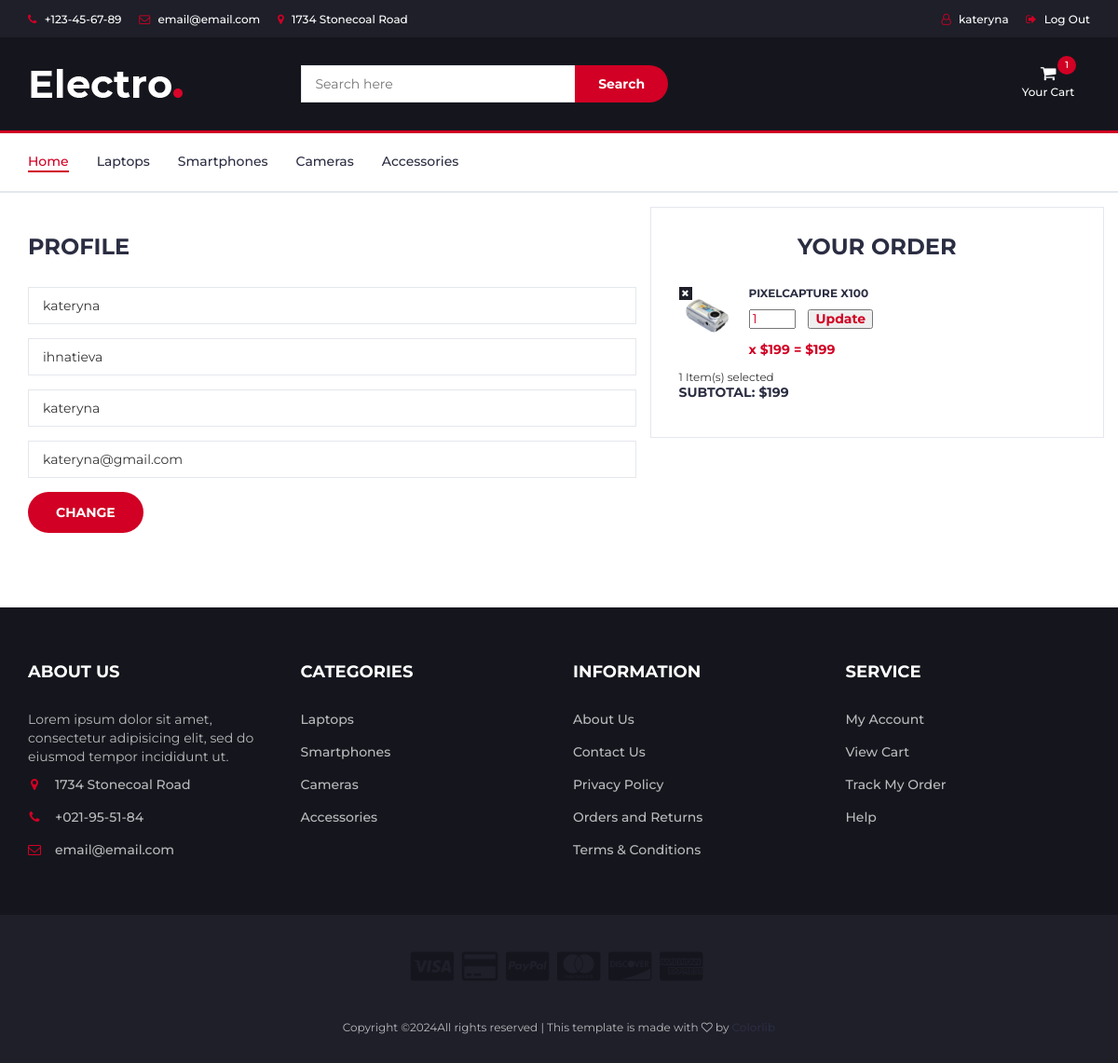
Before: /users/profile/ (signed in) with the older database file.
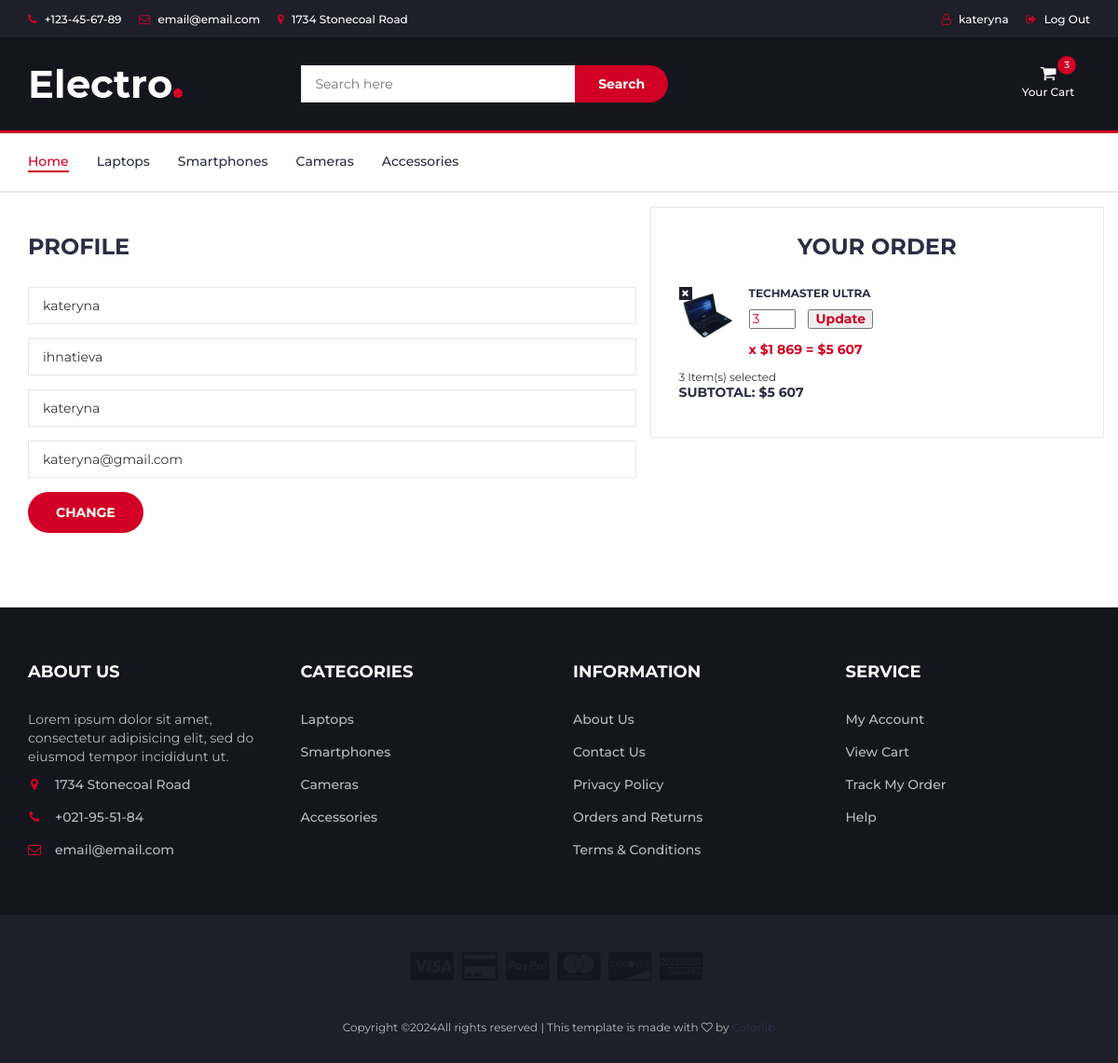
After: the same page with the newer database file.
### users/models.py (models this page shows, shortened)
class User(AbstractUser):
    image = models.ImageField(upload_to='users_images', blank=True, null=True)

### carts/models.py (models this page shows, shortened)
class Cart(models.Model):
    user = models.ForeignKey(to=User, on_delete=models.CASCADE, blank=True, null=True)
    product = models.ForeignKey(to=Product, on_delete=models.CASCADE)
    quantity = models.SmallIntegerField(default=0)
    session_key = models.CharField(max_length=32, blank=True, null=True)
    created_timestampt = models.DateTimeField(auto_now_add=True)
    class Meta:
        db_table = "cart"
    objects = CartQuerySet().as_manager()
    def products_price(self):
        return round(self.product.sell_price() * self.quantity)

### main/models.py (models this page shows, shortened)
class Category(models.Model):
    name = models.CharField(max_length=150, unique=True)
    slug = models.SlugField(max_length=200, unique=True)
    image = models.ImageField(upload_to='category_images')
    class Meta:
        verbose_name_plural = "Categories"

class Product(models.Model):
    name = models.CharField(max_length=150, unique=True)
    slug = models.SlugField(max_length=200, unique=True)
    description = models.TextField()
    little_description = models.TextField()
    price = models.DecimalField(default=0.00, max_digits=7, decimal_places=2)
    discount = models.DecimalField(default=0.00, max_digits=4, decimal_places=2)
    quantity = models.PositiveIntegerField(default=0)
    category = models.ForeignKey(to=Category, on_delete=models.CASCADE)
    class Meta:
        ordering = ("id",)
    def sell_price(self):
        if self.discount:
            return round(self.price - (self.price * self.discount / 100), 2)
        return self.price

class ProductImage(models.Model):
    product = models.ForeignKey(
        Product, related_name="images", on_delete=models.CASCADE
    )
    image = models.ImageField(upload_to="product_images")

### users/views.py (the view)
# urls.py: path("profile/", views.profile, name="profile"),
@login_required
def profile(request):
    categories = Category.objects.all()
    if request.method == "POST":
        form = ProfileForm(data=request.POST, instance=request.user)
        if form.is_valid():
            form.save()
            return HttpResponseRedirect(reverse("users:profile"))
    else:
        form = ProfileForm(instance=request.user)
    context = {
        "title": f"Profile - {request.user.username}",
        "categories": categories,
        "form": form,
    }
    return render(request, "users/profile.html", context)

### users/forms.py
class ProfileForm(UserChangeForm):
    first_name = forms.CharField()
    last_name = forms.CharField()
    username = forms.CharField()
    email = forms.CharField()
    class Meta:
        model = User
        fields = (
            "first_name",
            "last_name",
            "username",
            "email",
        )

### carts/models.py (called while the page is built)
    def total_price(self):
        return sum(cart.products_price() for cart in self)

    def total_quantity(self):
        if self:
            return sum(cart.quantity for cart in self)
        return 0

### carts/templatetags/cart_tags.py (called while the page is built)
@register.simple_tag()
def user_carts(request):
    return get_user_carts(request)

### carts/utils.py (called while the page is built)
def get_user_carts(request):
    if request.user.is_authenticated:
        return Cart.objects.filter(user=request.user)
    if not request.session.session_key:
        request.session.create()
    return Cart.objects.filter(session_key=request.session.session_key)

### main/templatetags/custom_filters.py (called while the page is built)
@register.filter(name="add_spaces")
def add_spaces(value):
    return "{:,.0f}".format(value).replace(",", " ")

### users/templates/users/profile.html (shortened to what this page needs)
{% extends 'base.html' %}
{% load static %}
{% block content %}
  <div class="section">
    <div class="container">
      <div class="row">
        <div class="col-md-7">
          <div class="billing-details">
            <div class="section-title">
              <h3 class="title">Profile</h3>
            </div>
            <form action="{% url 'users:profile' %}" method="POST">
              <div class="form-group">
                <input class="input" type="text" name="first_name" id="id_first_name" placeholder="First Name" value="{% if form.first_name.value %}{{ form.first_name.value }}{% endif %}" required />
              </div>
              <div class="form-group">
                <input class="input" type="text" name="last_name" id="id_last_name" placeholder="Last Name" value="{% if form.last_name.value %}{{ form.last_name.value }}{% endif %}" required />
              </div>
              <div class="form-group">
                <input class="input" type="text" name="username" id="id_username" placeholder="Username" value="{% if form.username.value %}{{ form.username.value }}{% endif %}" required />
              </div>
              <div class="form-group">
                <input class="input" type="email" name="email" id="id_email" placeholder="Email" value="{% if form.email.value %}{{ form.email.value }}{% endif %}" required />
              </div>
              <button type="submit" class="primary-btn order-submit">Change</button>
            </form>
            <br />
          </div>
        </div>
          <div class="col-md-5 order-details">
            <div class="section-title text-center">
              <h3 class="title">Your Order</h3>
            </div>
            {% include "carts/includes/included_cart.html" %}
          </div>
          </div>
      </div>
    </div>
{% endblock %}

### templates/base.html (shortened to what this page needs)
{% load static %}
{% load goods_tags %}
{% load cart_tags %}
{% user_carts request as carts %}
<!DOCTYPE html>
<html lang="en">
  <head>
    <link type="text/css" rel="stylesheet" href="{% static 'css/bootstrap.min.css' %}" />
    <link type="text/css" rel="stylesheet" href="{% static 'css/slick.css' %}" />
    <link type="text/css" rel="stylesheet" href="{% static 'css/slick-theme.css' %}" />
    <link type="text/css" rel="stylesheet" href="{% static 'css/nouislider.min.css' %}" />
    <link rel="stylesheet" href="{% static 'css/font-awesome.min.css' %}" />
    <link type="text/css" rel="stylesheet" href="{% static 'css/style.css' %}" />
  </head>
  <body>
    <header>
      <div id="top-header">
        <div class="container">
          <ul class="header-links pull-left">
            <li>
              <a href="#"><i class="fa fa-phone"></i> +123-45-67-89</a>
            </li>
            <li>
              <a href="#"><i class="fa fa-envelope-o"></i> email@email.com</a>
            </li>
            <li>
              <a href="#"><i class="fa fa-map-marker"></i> 1734 Stonecoal Road</a>
            </li>
          </ul>
          <ul class="header-links pull-right">
            {% if not user.is_authenticated %}
              <li>
                <a href="{% url 'users:login' %}"><i class="fa fa-sign-out"></i> Log In</a>
              </li>
            {% else %}
              <li>
                <a href="{% url 'users:profile' %}"><i class="fa fa-user-o"></i> {{ user.username }}</a>
              </li>
              <li>
                <a href="{% url 'users:logout' %}"><i class="fa fa-sign-out"></i> Log Out</a>
              </li>
            {% endif %}
          </ul>
        </div>
      </div>
      <div id="header">
        <div class="container">
          <div class="row">
            <div class="col-md-3">
              <div class="header-logo">
                <a href="{% url 'main:index' %}" class="logo"><img src="{% static './img/logo.png' %}" alt="logo" /></a>
              </div>
            </div>
            <div class="col-md-6">
              <div class="header-search">
                <form action="{% url 'goods:search' %}" method="GET">
                  <input class="input" type="search" name="q" placeholder="Search here" />
                  <button class="search-btn">Search</button>
                </form>
              </div>
            </div>
            <div class="col-md-3 clearfix">
              <div class="header-ctn">
                <div class="dropdown">
                  <a class="dropdown-toggle" data-toggle="dropdown" aria-expanded="true">
                    <i class="fa fa-shopping-cart"></i>
                    <span>Your Cart</span>
                    <div class="qty">{{carts.total_quantity}}</div>
                  </a>
                </div>
              </div>
            </div>
          </div>
        </div>
      </div>
    </header>
    <nav id="navigation">
      <div class="container">
        <div id="responsive-nav">
          <ul class="main-nav nav navbar-nav">
            <li class="active">
              <a href="{% url 'main:index' %}">Home</a>
            </li>
            {% for category in categories %}
              <li>
                <a href="{% url 'goods:catalog' category.slug %}">{{ category.name }}</a>
              </li>
            {% endfor %}
          </ul>
        </div>
      </div>
    </nav>
    {% block content %}
    {% endblock %}
    <footer id="footer">
      <div class="section">
        <div class="container">
          <div class="row">
            <div class="col-md-3 col-xs-6">
              <div class="footer">
                <h3 class="footer-title">About Us</h3>
                <p>Lorem ipsum dolor sit amet, consectetur adipisicing elit, sed do eiusmod tempor incididunt ut.</p>
                <ul class="footer-links">
                  <li>
                    <a href="#"><i class="fa fa-map-marker"></i>1734 Stonecoal Road</a>
                  </li>
                  <li>
                    <a href="#"><i class="fa fa-phone"></i>+021-95-51-84</a>
                  </li>
                  <li>
                    <a href="#"><i class="fa fa-envelope-o"></i>email@email.com</a>
                  </li>
                </ul>
              </div>
            </div>
            <div class="col-md-3 col-xs-6">
              <div class="footer">
                <h3 class="footer-title">Categories</h3>
                <ul class="footer-links">
                  {% for category in categories %}
                    <li>
                      <a href="{% url 'goods:catalog' category.slug %}">{{ category.name }}</a>
                    </li>
                  {% endfor %}
                </ul>
              </div>
            </div>
            <div class="col-md-3 col-xs-6">
              <div class="footer">
                <h3 class="footer-title">Information</h3>
                <ul class="footer-links">
                  <li>
                    <a href="#">About Us</a>
                  </li>
                  <li>
                    <a href="#">Contact Us</a>
                  </li>
                  <li>
                    <a href="#">Privacy Policy</a>
                  </li>
                  <li>
                    <a href="#">Orders and Returns</a>
                  </li>
                  <li>
                    <a href="#">Terms & Conditions</a>
                  </li>
                </ul>
              </div>
            </div>
            <div class="col-md-3 col-xs-6">
              <div class="footer">
                <h3 class="footer-title">Service</h3>
                <ul class="footer-links">
                  <li>
                    <a href="#">My Account</a>
                  </li>
                  <li>
                    <a href="#">View Cart</a>
                  </li>
                  <li>
                    <a href="#">Track My Order</a>
                  </li>
                  <li>
                    <a href="#">Help</a>
                  </li>
                </ul>
              </div>
            </div>
          </div>
        </div>
      </div>
      <div id="bottom-footer" class="section">
        <div class="container">
          <div class="row">
            <div class="col-md-12 text-center">
              <ul class="footer-payments">
                <li>
                  <a href="#"><i class="fa fa-cc-visa"></i></a>
                </li>
                <li>
                  <a href="#"><i class="fa fa-credit-card"></i></a>
                </li>
                <li>
                  <a href="#"><i class="fa fa-cc-paypal"></i></a>
                </li>
                <li>
                  <a href="#"><i class="fa fa-cc-mastercard"></i></a>
                </li>
                <li>
                  <a href="#"><i class="fa fa-cc-discover"></i></a>
                </li>
                <li>
                  <a href="#"><i class="fa fa-cc-amex"></i></a>
                </li>
              </ul>
              <span class="copyright">
                Copyright &copy;All rights reserved | This template is made with <i class="fa fa-heart-o" aria-hidden="true"></i> by <a href="https://colorlib.com" target="_blank">Colorlib</a>
              </span>
            </div>
          </div>
        </div>
      </div>
    </footer>
  </body>
</html>

### carts/templates/carts/includes/included_cart.html (shortened to what this page needs)
{% load static %}
{% load custom_filters %}
<div class="cart-list">
  {% for cart in carts %}
    <div class="product-widget">
      <div class="product-img">
        <img src="{{ cart.product.images.first.image.url }}" alt="{{ cart.product.name }}" />
      </div>
      <div class="product-body">
        <h3 class="product-name"><a href="{% url 'goods:product' cart.product.slug %}">{{ cart.product.name }}</a></h3>
        <h4 class="product-price">
          <form method="post" action="{% url 'cart:cart_change' cart.id %}">
            <input type="number" name="quantity" class="qty" value="{{ cart.quantity }}" min="1" style="max-width:50px;" />
            <button type="submit" class="update-quantity-btn">Update</button>
          </form>
          <br>
        x ${{ cart.product.sell_price|add_spaces }} = ${{ cart.products_price|add_spaces }}</h4>
      </div>
      <a class="delete" href="{% url 'cart:cart_remove' cart.id %}"><i class="fa fa-close"></i></a>
    </div>
  {% endfor %}
</div>
<div class="cart-summary">
  <small>{{ carts.total_quantity }} Item(s) selected</small>
  <h5>SUBTOTAL: ${{ carts.total_price|add_spaces }}</h5>
</div>

Changed rows visible on the page:
removed Cart: total_quantity "1", product.images.first.image (picture), product.name "PIXELCAPTURE X100", quantity "1", product.sell_price|add_spaces "199", products_price|add_spaces "199", total_price|add_spaces "199"
added Cart: total_quantity "3", product.images.first.image (picture), product.name "TECHMASTER ULTRA", quantity "3", product.sell_price|add_spaces "1 869", products_price|add_spaces "5 607", total_price|add_spaces "5 607"
